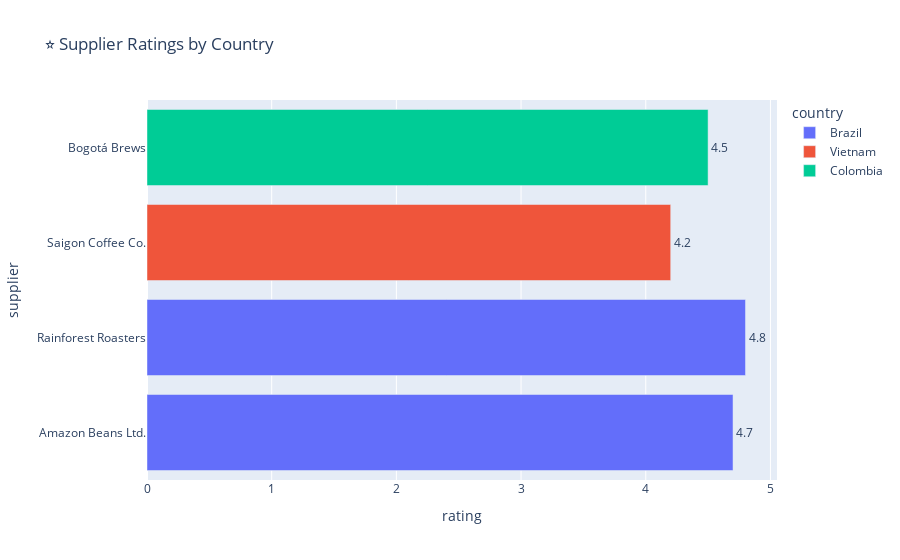

Write notebook code for a chart like this one.
### Code cell
fig4 = px.bar(
    df_ratings,
    x='rating',
    y='supplier',
    color='country',
    orientation='h',
    title='⭐ Supplier Ratings by Country',
    text='rating'
)

fig4.update_traces(texttemplate='%{text}', textposition='outside')
fig4.show()

### Figure 1 — Plotly figure (JSON) as saved in the notebook; plotly's stock layout.template omitted (floating-point values rounded to 4 significant figures)
{"data": [{"hovertemplate": "country=Brazil<br>rating=%{text}<br>supplier=%{y}<extra></extra>", "legendgroup": "Brazil", "marker": {"color": "#636efa", "pattern": {"shape": ""}}, "name": "Brazil", "orientation": "h", "showlegend": true, "text": [4.7, 4.8], "textposition": "outside", "texttemplate": "%{text}", "type": "bar", "x": [4.7, 4.8], "xaxis": "x", "y": ["Amazon Beans Ltd.", "Rainforest Roasters"], "yaxis": "y"}, {"hovertemplate": "country=Vietnam<br>rating=%{text}<br>supplier=%{y}<extra></extra>", "legendgroup": "Vietnam", "marker": {"color": "#EF553B", "pattern": {"shape": ""}}, "name": "Vietnam", "orientation": "h", "showlegend": true, "text": [4.2], "textposition": "outside", "texttemplate": "%{text}", "type": "bar", "x": [4.2], "xaxis": "x", "y": ["Saigon Coffee Co."], "yaxis": "y"}, {"hovertemplate": "country=Colombia<br>rating=%{text}<br>supplier=%{y}<extra></extra>", "legendgroup": "Colombia", "marker": {"color": "#00cc96", "pattern": {"shape": ""}}, "name": "Colombia", "orientation": "h", "showlegend": true, "text": [4.5], "textposition": "outside", "texttemplate": "%{text}", "type": "bar", "x": [4.5], "xaxis": "x", "y": ["Bogotá Brews"], "yaxis": "y"}], "layout": {"autosize": true, "barmode": "relative", "legend": {"title": {"text": "country"}, "tracegroupgap": 0}, "title": {"text": "⭐ Supplier Ratings by Country"}, "xaxis": {"anchor": "y", "autorange": true, "domain": [0, 1], "range": [0, 5.053], "title": {"text": "rating"}, "type": "linear"}, "yaxis": {"anchor": "x", "autorange": true, "domain": [0, 1], "range": [-0.5, 3.5], "title": {"text": "supplier"}, "type": "category"}}}
